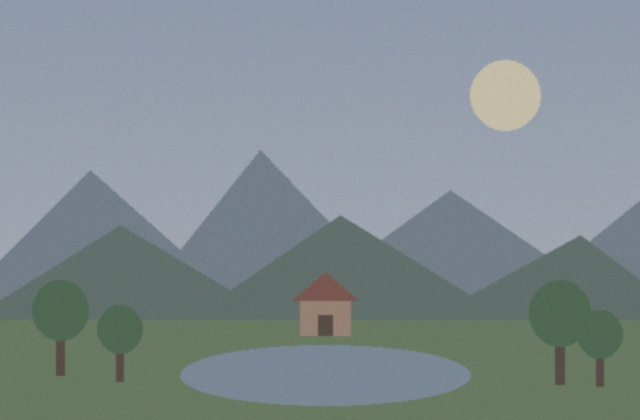
#> input picture foto.jpg, 640 x 420 px
$ jupyter execute Operasi_Dasar_Citra_Digital_Gaussian_Median.ipynb
#> lines starting #> are read from the running program, lines starting #| are printed output that depends on the picture
# Operasi Dasar Citra Digital: Perbandingan Gaussian Blur dan Median Filter

Mata kuliah: Pengolahan Citra Digital | Nama: Muhammad Sahal Anwar Hadi | NIM: 24260032

**Tujuan:** membandingkan dua metode *image filtering*, yaitu Gaussian Blur dan Median Filter, dalam mengurangi
salt-and-pepper noise, lalu menilainya secara visual dan dengan MSE/PSNR.

**Teori singkat**
- **Citra digital** adalah matriks piksel. Pada grayscale 8-bit tiap piksel bernilai 0 (hitam) sampai 255 (putih).
- **Noise** adalah gangguan acak pada nilai piksel. *Salt-and-pepper* mengubah piksel menjadi 255 (salt) atau 0 (pepper).
- **Filtering spasial** menghitung nilai baru piksel dari tetangganya dalam jendela kecil (*kernel*, ukuran ganjil: 3x3, 5x5, 7x7).
- **Gaussian Blur** (filter linear): rata-rata berbobot, piksel dekat pusat berbobot lebih besar. Noise ekstrem hanya diredam dan menyebar.
- **Median Filter** (non-linear): nilai dalam jendela diurutkan, lalu nilai tengah dipakai. Nilai ekstrem 0/255 terbuang.

[cell 1]
import cv2
import numpy as np
import matplotlib.pyplot as plt
import pandas as pd
from pathlib import Path

print("OpenCV", cv2.__version__, "| NumPy", np.__version__)

[cell 2]
NAMA_FILE_GAMBAR = "foto.jpg"

if not Path(NAMA_FILE_GAMBAR).exists():
    raise FileNotFoundError(
        f"'{NAMA_FILE_GAMBAR}' tidak ditemukan. Letakkan gambar JPG/PNG di folder yang sama dengan notebook."
    )

gambar_bgr = cv2.imread(NAMA_FILE_GAMBAR)
#> gambar_bgr is the input picture: shape (420, 640, 3); mean B, G, R 143.1, 139.8, 128.8
if gambar_bgr is None:  # file ada tetapi bukan gambar valid
    raise ValueError(
        f"'{NAMA_FILE_GAMBAR}' gagal dibaca. Pakai file JPG/PNG yang valid."
    )

print("Memakai gambar:", NAMA_FILE_GAMBAR)
print("Ukuran:", gambar_bgr.shape, "| tipe:", gambar_bgr.dtype)
#| Ukuran: (420, 640, 3) | tipe: uint8

[cell 3]
gambar_rgb = cv2.cvtColor(
    gambar_bgr, cv2.COLOR_BGR2RGB
)  # OpenCV = BGR, Matplotlib = RGB
gambar_gray = cv2.cvtColor(
    gambar_bgr, cv2.COLOR_BGR2GRAY
)  # referensi bersih untuk evaluasi

fig, ax = plt.subplots(1, 2, figsize=(10, 5))
ax[0].imshow(gambar_rgb)
ax[0].set_title("Asli (RGB)")
ax[1].imshow(gambar_gray, cmap="gray", vmin=0, vmax=255)
ax[1].set_title("Grayscale")
for a in ax:
    a.axis("off")
plt.show()
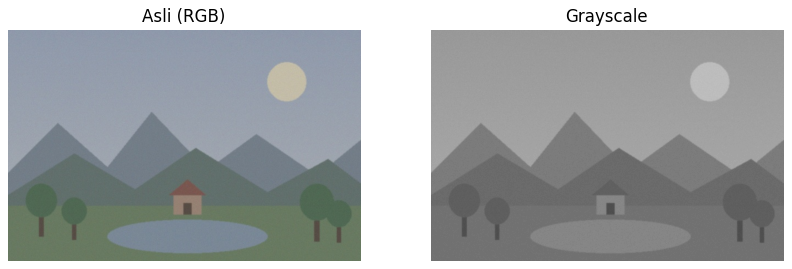
#> figure drawn by matplotlib, 2 panels

[cell 4]
TINGKAT_NOISE = 0.05  # 0.05 = 5% piksel terkena noise
SEED_ACAK = 42  # seed tetap agar hasil bisa diulang


def tambah_salt_pepper(citra, tingkat, seed):
    hasil = citra.copy()  # salinan, citra asli tidak berubah
    acak = np.random.default_rng(seed).random(citra.shape)
    hasil[acak < tingkat / 2] = 0  # pepper (hitam)
    hasil[acak > 1 - tingkat / 2] = 255  # salt (putih)
    return hasil


gray_noise = tambah_salt_pepper(gambar_gray, TINGKAT_NOISE, SEED_ACAK)
#> in tambah_salt_pepper, `hasil[acak > 1 - tingkat / 2] = 255`:
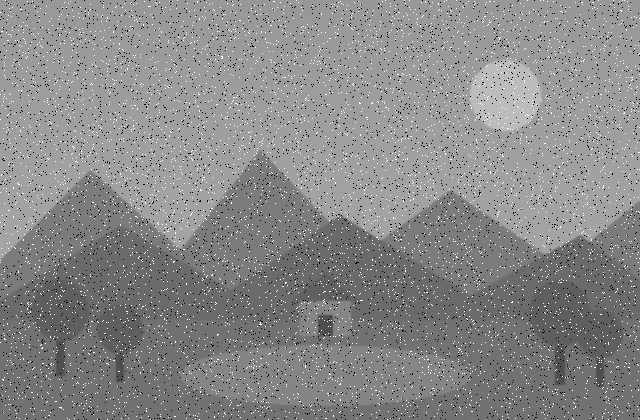
#> hasil: shape (420, 640); min 0, max 255, mean 136.4
print(f"Piksel berubah: {np.mean(gray_noise != gambar_gray) * 100:.2f}%")
#| Piksel berubah: 4.99%

**Metode filter.** Kedua filter menerima citra ber-noise yang sama dan ukuran kernel yang sama agar perbandingan adil. Kernel harus ganjil.

[cell 5]
UKURAN_KERNEL = 5

# 1. Gaussian Blur
hasil_gaussian = cv2.GaussianBlur(gray_noise, (UKURAN_KERNEL, UKURAN_KERNEL), 0)
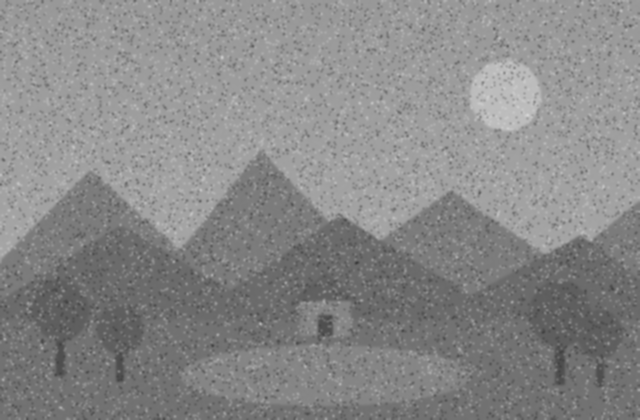
#> hasil_gaussian: shape (420, 640); min 62, max 212, mean 136.4

# 2. Median Filter
hasil_median = cv2.medianBlur(gray_noise, UKURAN_KERNEL)

# 3. Siapkan gambar yang akan dibandingkan
fig, ax = plt.subplots(2, 2, figsize=(11, 11))

daftar = [
    (gambar_gray, "Asli (bersih)"),
    (gray_noise, f"Salt-and-pepper {TINGKAT_NOISE * 100:.0f}%"),
    (hasil_gaussian, f"Gaussian Blur {UKURAN_KERNEL}x{UKURAN_KERNEL}"),
    (hasil_median, f"Median Filter {UKURAN_KERNEL}x{UKURAN_KERNEL}"),
]

# 4. Tampilkan keempat gambar
for a, (citra, judul) in zip(ax.flatten(), daftar):
    a.imshow(citra, cmap="gray", vmin=0, vmax=255)
    a.set_title(judul)
    a.axis("off")
#> this loop made 4 passes
#> judul on passes 1 to 4: 'Asli (bersih)', 'Salt-and-pepper 5%', 'Gaussian Blur 5x5', 'Median Filter 5x5'

plt.tight_layout()
plt.show()
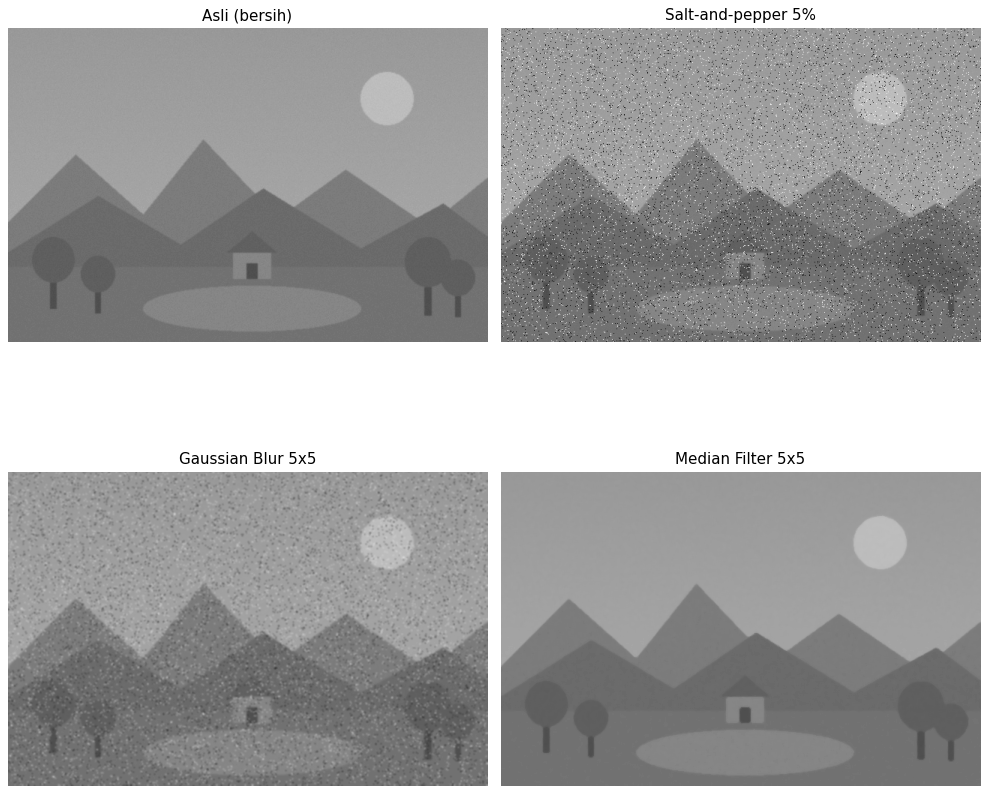
#> figure drawn by matplotlib, 4 panels

**Evaluasi.** MSE = rata-rata kuadrat selisih piksel (makin kecil makin mirip). PSNR = $10\log_{10}(255^2/\text{MSE})$ dalam dB
(makin besar makin mirip). Keduanya dibandingkan dengan grayscale asli yang bersih. Keduanya tidak selalu sejalan dengan kesan visual.

[cell 6]
def hitung_mse(referensi, uji):
    selisih = referensi.astype(np.float64) - uji.astype(np.float64)  # float agar tidak overflow uint8
    return np.mean(selisih ** 2)


def hitung_psnr(referensi, uji):
    mse = hitung_mse(referensi, uji)
    return float("inf") if mse == 0 else 10 * np.log10(255.0 ** 2 / mse)


tabel = pd.DataFrame({
    "Citra": ["Ber-noise", "Gaussian Blur", "Median Filter"],
    "MSE": [hitung_mse(gambar_gray, c) for c in (gray_noise, hasil_gaussian, hasil_median)],
    "PSNR (dB)": [hitung_psnr(gambar_gray, c) for c in (gray_noise, hasil_gaussian, hasil_median)],
}).round(2)
#> in hitung_mse, `selisih = referensi.astype(np.float64) - uji.astype(np.float64)`:
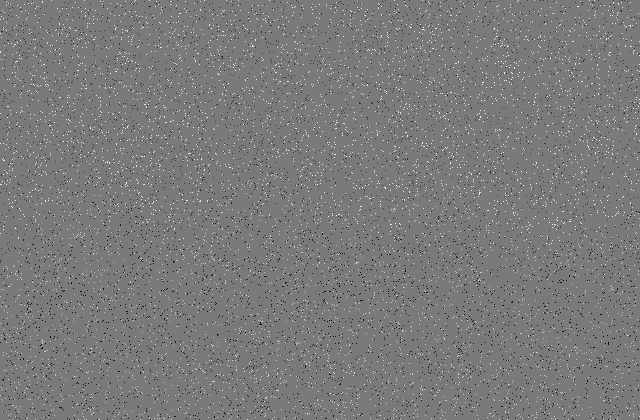
#> selisih: shape (420, 640) float64; min -179, max 194, mean 0.5; drawn with min black and max white
#> in hitung_mse (call 2), `selisih = referensi.astype(np.float64) - uji.astype(np.float64)`:
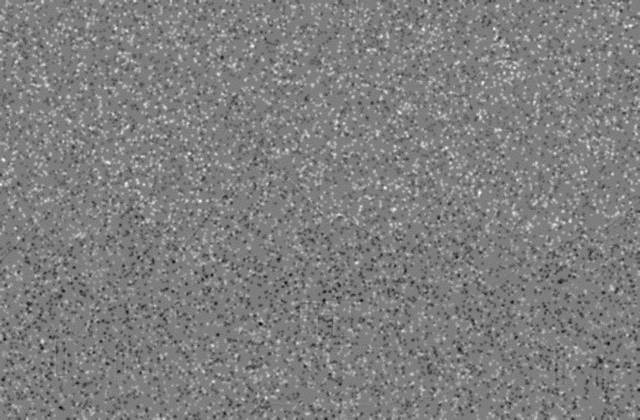
#> selisih: shape (420, 640) float64; min -58, max 59, mean 0.4; drawn with min black and max white
#> in hitung_mse (call 3), `selisih = referensi.astype(np.float64) - uji.astype(np.float64)`:
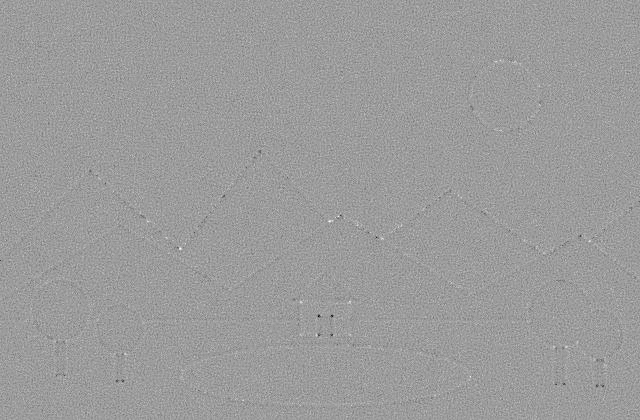
#> selisih: shape (420, 640) float64; min -30, max 19, mean -0.0033; drawn with min black and max white
#> in hitung_psnr, `mse = hitung_mse(referensi, uji)`: mse = 848.5
#> tabel = table of 3 rows and 3 columns
tabel
#> Out = table of 3 rows and 3 columns

**Eksperimen kernel** 3x3, 5x5, dan 7x7 pada citra ber-noise yang sama.

[cell 7]
daftar_kernel = [3, 5, 7]
hasil_uji = {}
baris = []
for k in daftar_kernel:
    hasil_uji[("Gaussian Blur", k)] = cv2.GaussianBlur(gray_noise, (k, k), 0)
    hasil_uji[("Median Filter", k)] = cv2.medianBlur(gray_noise, k)
#> after the loop, hasil_uji = 6 items

for (metode, k), citra in hasil_uji.items():
    baris.append({"Metode": metode, "Kernel": f"{k}x{k}",
                  "MSE": hitung_mse(gambar_gray, citra),
                  "PSNR (dB)": hitung_psnr(gambar_gray, citra)})
#> this loop made 6 passes
#> (metode, k, mse in hitung_psnr) on passes 1 to 6: ('Gaussian Blur', 3, 124.7), ('Median Filter', 3, 3.34), ('Gaussian Blur', 5, 69.48), ('Median Filter', 5, 3.56), ('Gaussian Blur', 7, 40.67), ('Median Filter', 7, 3.74)
#> pass 2, in hitung_mse (call 9), `selisih = referensi.astype(np.float64) - uji.astype(np.float64)`:
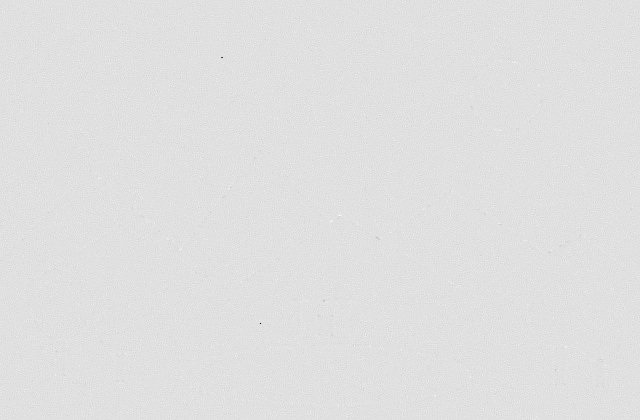
#> selisih: shape (420, 640) float64; min -139, max 19, mean -0.000681; drawn with min black and max white
#> after the loop, baris = 6 items
tabel_kernel = pd.DataFrame(baris).round(2)
#> tabel_kernel = table of 6 rows and 4 columns

fig, ax = plt.subplots(2, 3, figsize=(15, 10))
for kolom, k in enumerate(daftar_kernel):
    for r, metode in enumerate(["Gaussian Blur", "Median Filter"]):
        citra = hasil_uji[(metode, k)]
        ax[r, kolom].imshow(citra, cmap="gray", vmin=0, vmax=255)
        ax[r, kolom].set_title(f"{metode} {k}x{k}\nPSNR {hitung_psnr(gambar_gray, citra):.2f} dB")
        ax[r, kolom].axis("off")
#> this loop made 3 passes
plt.tight_layout()
plt.show()
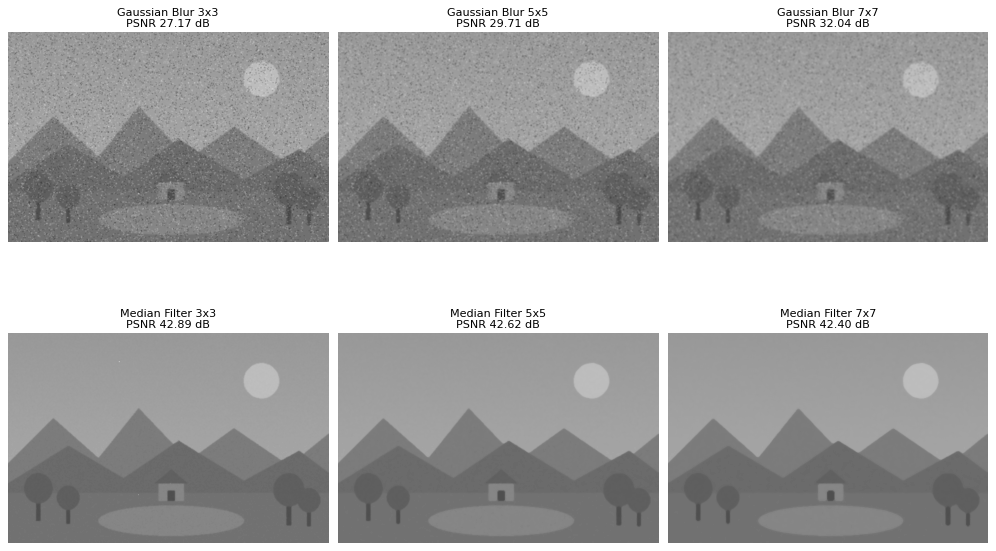
#> figure drawn by matplotlib, 6 panels
tabel_kernel
#> Out = table of 6 rows and 4 columns

**Analisis.** Kalimat di bawah dibuat otomatis dari angka yang dihitung program, jadi selalu sesuai gambar dan noise yang dipakai. Bandingkan juga dengan gambar di atas: perhatikan sisa bintik noise, tepi objek, dan detail halus pada foto.

[cell 8]
psnr_noise = hitung_psnr(gambar_gray, gray_noise)
#> psnr_noise = 18.84
print(f"PSNR tanpa filter: {psnr_noise:.2f} dB\n")
#| PSNR tanpa filter: 18.84 dB

for k in daftar_kernel:
    bagian = tabel_kernel[tabel_kernel["Kernel"] == f"{k}x{k}"]
    unggul = bagian.loc[bagian["PSNR (dB)"].idxmax(), "Metode"]
    print(f"Kernel {k}x{k}: PSNR tertinggi = {unggul}")
#> this loop made 3 passes
#| Kernel 3x3: PSNR tertinggi = Median Filter
#| Kernel 5x5: PSNR tertinggi = Median Filter
#| Kernel 7x7: PSNR tertinggi = Median Filter

print()
for metode in ["Gaussian Blur", "Median Filter"]:
    bagian = tabel_kernel[tabel_kernel["Metode"] == metode]
    terbaik = bagian.loc[bagian["PSNR (dB)"].idxmax()]
    print(f"{metode}: kernel terbaik = {terbaik['Kernel']} ({terbaik['PSNR (dB)']} dB)")
    print(f"   PSNR kernel terkecil -> terbesar: {bagian['PSNR (dB)'].tolist()}")
#> this loop made 2 passes
#> bagian on passes 1 to 2: table of 3 rows and 4 columns, table of 3 rows and 4 columns
#| Gaussian Blur: kernel terbaik = 7x7 (32.04 dB)
#|    PSNR kernel terkecil -> terbesar: [27.17, 29.71, 32.04]
#| Median Filter: kernel terbaik = 3x3 (42.89 dB)
#|    PSNR kernel terkecil -> terbesar: [42.89, 42.62, 42.4]
